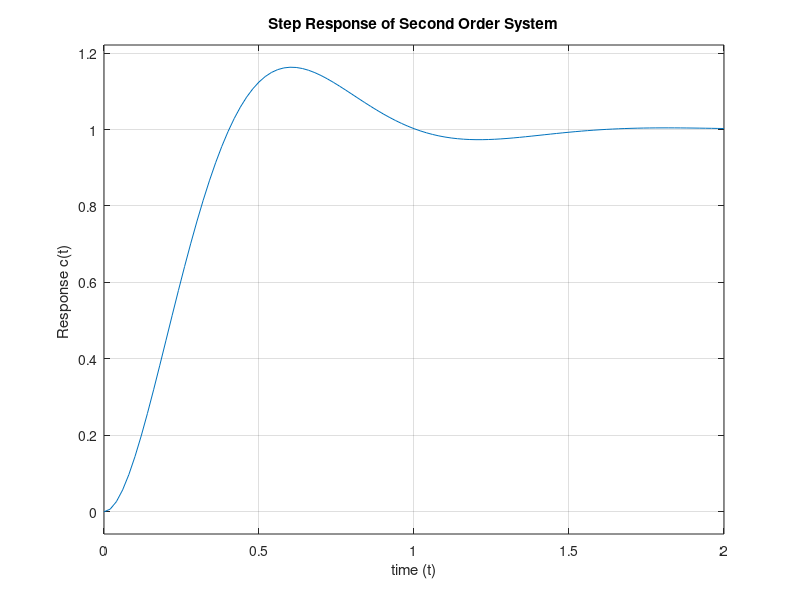

MATLAB code to generate this figure:
% Name:
%University Seat No:
%Prpblem Statement:
zeta=0.5;%Define Zeta
wn=6;%Enter the value of natural frequency wn 
num=[36]; %Coefficient of Numerator 
den=[1 6 36]; %Coefficient of Denominator
G=tf (num, den) %Create the Transfer function
wd=wn*sqrt (1-zeta*zeta); %Calculation of damped frequency of oscillation
teta=atan (sqrt (1-zeta*zeta)/zeta); % Calaculation of teta 
tr=((pi-teta)/wd); %Calaculation of Rise Time
tp=pi/wd; %Calaculation of Peak Time
Mp=exp(-zeta*pi/sqrt (1-zeta*zeta)) * 100; % Calaculation of Peak Overshoot
ts=4/(zeta*wn); %Calaculation of Settling time for 2% tolerance band 
step(G) %Step response of second order system
xlabel('time (t)');
ylabel ('Response c(t) ');
title ('Step Response of Second Order System');
